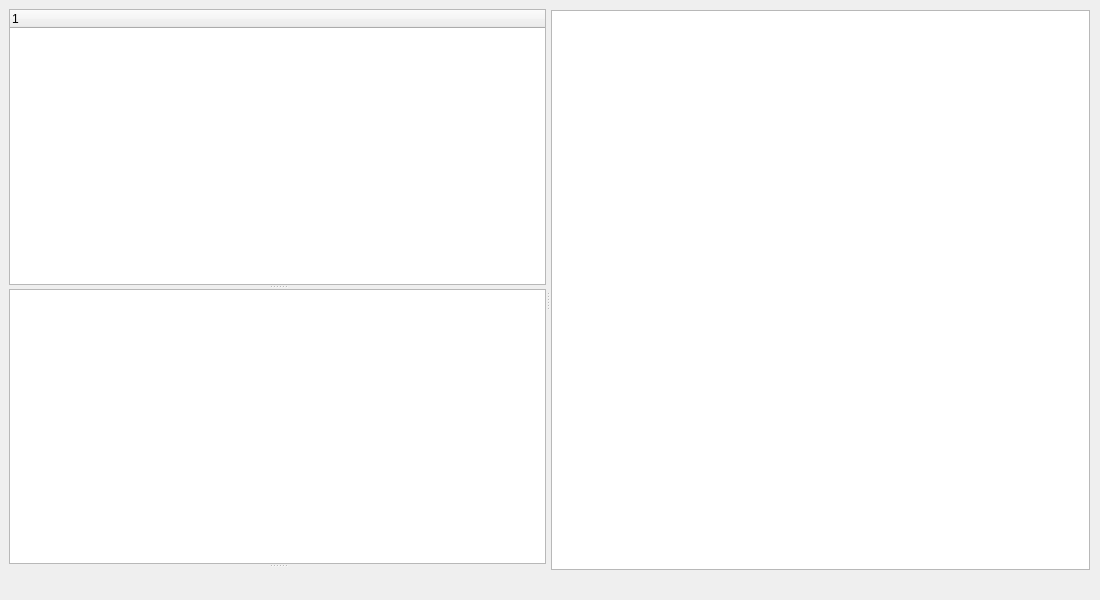
<?xml version="1.0" encoding="UTF-8"?>
<ui version="4.0">
 <class>ReplayForm</class>
 <widget class="QMainWindow" name="ReplayForm">
  <property name="geometry">
   <rect>
    <x>0</x>
    <y>0</y>
    <width>1100</width>
    <height>600</height>
   </rect>
  </property>
  <property name="font">
   <font>
    <pointsize>9</pointsize>
   </font>
  </property>
  <property name="windowTitle">
   <string>脚本运行</string>
  </property>
  <widget class="QWidget" name="centralwidget">
   <layout class="QGridLayout" name="gridLayout">
    <item row="0" column="0">
     <widget class="QSplitter" name="splitter_2">
      <property name="orientation">
       <enum>Qt::Horizontal</enum>
      </property>
      <widget class="QSplitter" name="splitter">
       <property name="orientation">
        <enum>Qt::Vertical</enum>
       </property>
       <widget class="QTreeWidget" name="scriptTreeWidget">
        <column>
         <property name="text">
          <string notr="true">1</string>
         </property>
        </column>
       </widget>
       <widget class="QListWidget" name="listWidget">
        <property name="selectionMode">
         <enum>QAbstractItemView::ExtendedSelection</enum>
        </property>
       </widget>
       <widget class="QWidget" name="">
        <layout class="QHBoxLayout" name="horizontalLayout">
         <property name="spacing">
          <number>6</number>
         </property>
         <property name="leftMargin">
          <number>0</number>
         </property>
         <property name="topMargin">
          <number>2</number>
         </property>
         <item>
          <widget class="QPushButton" name="pushButton_2">
           <property name="sizePolicy">
            <sizepolicy hsizetype="Fixed" vsizetype="Fixed">
             <horstretch>0</horstretch>
             <verstretch>0</verstretch>
            </sizepolicy>
           </property>
           <property name="styleSheet">
            <string notr="true">border:none;
border-color: rgb(252, 252, 252);
border-style: flat;</string>
           </property>
           <property name="text">
            <string/>
           </property>
           <property name="icon">
            <iconset resource="../../qrc/princekin.qrc">
             <normaloff>:/equipsmall.png</normaloff>:/equipsmall.png</iconset>
           </property>
           <property name="iconSize">
            <size>
             <width>150</width>
             <height>36</height>
            </size>
           </property>
          </widget>
         </item>
         <item>
          <widget class="QPushButton" name="pushButton">
           <property name="sizePolicy">
            <sizepolicy hsizetype="Fixed" vsizetype="Fixed">
             <horstretch>0</horstretch>
             <verstretch>0</verstretch>
            </sizepolicy>
           </property>
           <property name="styleSheet">
            <string notr="true">border:none;
border-color: rgb(252, 252, 252);
border-style: flat;</string>
           </property>
           <property name="text">
            <string/>
           </property>
           <property name="icon">
            <iconset resource="../../qrc/princekin.qrc">
             <normaloff>:/selectall.png</normaloff>:/selectall.png</iconset>
           </property>
           <property name="iconSize">
            <size>
             <width>150</width>
             <height>36</height>
            </size>
           </property>
          </widget>
         </item>
        </layout>
       </widget>
      </widget>
      <widget class="QWidget" name="widget_2" native="true">
       <layout class="QGridLayout" name="gridLayout_3">
        <property name="leftMargin">
         <number>1</number>
        </property>
        <property name="topMargin">
         <number>1</number>
        </property>
        <property name="rightMargin">
         <number>1</number>
        </property>
        <property name="bottomMargin">
         <number>1</number>
        </property>
        <item row="0" column="0">
         <widget class="QTextEdit" name="textEdit">
          <property name="font">
           <font>
            <family>微软雅黑</family>
            <pointsize>10</pointsize>
            <weight>50</weight>
            <bold>false</bold>
           </font>
          </property>
         </widget>
        </item>
        <item row="1" column="0">
         <layout class="QHBoxLayout" name="horizontalLayout_2">
          <item>
           <widget class="QPushButton" name="pushButton_4">
            <property name="sizePolicy">
             <sizepolicy hsizetype="Fixed" vsizetype="Fixed">
              <horstretch>0</horstretch>
              <verstretch>0</verstretch>
             </sizepolicy>
            </property>
            <property name="styleSheet">
             <string notr="true">border:none;
border-color: rgb(252, 252, 252);
border-style: flat;</string>
            </property>
            <property name="text">
             <string/>
            </property>
            <property name="icon">
             <iconset resource="../../qrc/princekin.qrc">
              <normaloff>:/start.png</normaloff>:/start.png</iconset>
            </property>
            <property name="iconSize">
             <size>
              <width>150</width>
              <height>36</height>
             </size>
            </property>
           </widget>
          </item>
          <item>
           <widget class="QPushButton" name="pushButton_3">
            <property name="sizePolicy">
             <sizepolicy hsizetype="Fixed" vsizetype="Fixed">
              <horstretch>0</horstretch>
              <verstretch>0</verstretch>
             </sizepolicy>
            </property>
            <property name="styleSheet">
             <string notr="true">border:none;
border-color: rgb(252, 252, 252);
border-style: flat;</string>
            </property>
            <property name="text">
             <string/>
            </property>
            <property name="icon">
             <iconset resource="../../qrc/princekin.qrc">
              <normaloff>:/clear.png</normaloff>:/clear.png</iconset>
            </property>
            <property name="iconSize">
             <size>
              <width>150</width>
              <height>36</height>
             </size>
            </property>
           </widget>
          </item>
          <item>
           <widget class="QPushButton" name="pushButton_5">
            <property name="sizePolicy">
             <sizepolicy hsizetype="Fixed" vsizetype="Fixed">
              <horstretch>0</horstretch>
              <verstretch>0</verstretch>
             </sizepolicy>
            </property>
            <property name="styleSheet">
             <string notr="true">border:none;
border-color: rgb(252, 252, 252);
border-style: flat;</string>
            </property>
            <property name="text">
             <string/>
            </property>
            <property name="icon">
             <iconset resource="../../qrc/princekin.qrc">
              <normaloff>:/detailreport.png</normaloff>:/detailreport.png</iconset>
            </property>
            <property name="iconSize">
             <size>
              <width>150</width>
              <height>36</height>
             </size>
            </property>
           </widget>
          </item>
         </layout>
        </item>
       </layout>
      </widget>
     </widget>
    </item>
   </layout>
  </widget>
  <widget class="QMenuBar" name="menubar">
   <property name="geometry">
    <rect>
     <x>0</x>
     <y>0</y>
     <width>1100</width>
     <height>23</height>
    </rect>
   </property>
  </widget>
 </widget>
 <resources>
  <include location="../../qrc/princekin.qrc"/>
 </resources>
 <connections/>
</ui>
